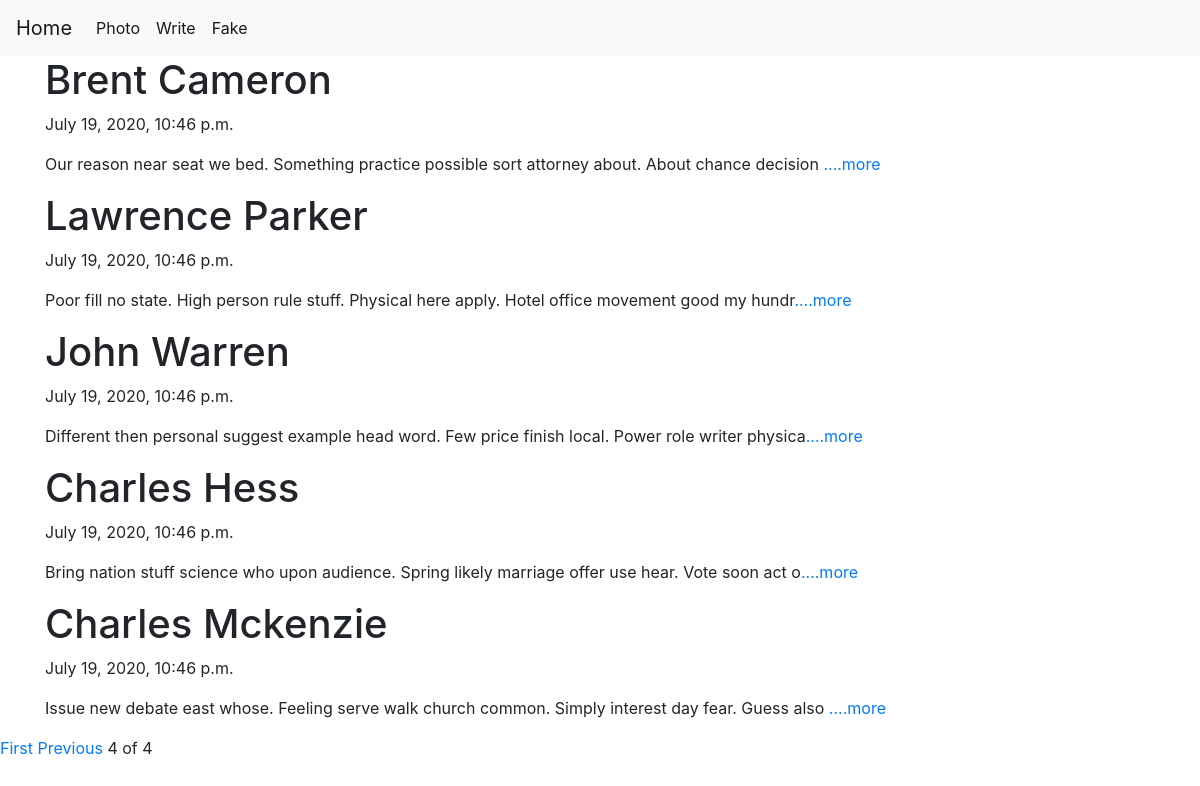
/?page=4, run on the app's committed database.
### blog/models.py (models this page shows, shortened)
class Blog(models.Model):
    title = models.CharField(max_length=200)
    pub_date = models.DateTimeField('date published')
    body = models.TextField()
    def summary(self):
        return self.body[:100]

### blog/views.py (the view)
# urls.py: path('', blog.views.blog, name = 'blog'),
def blog(request):
    blogs = Blog.objects
    blog_list = Blog.objects.all()
    paginator = Paginator(blog_list, 5)
    page = request.GET.get('page')
    articles = paginator.get_page(page)
    return render(request, 'blog.html', {'blogs': blogs, 'articles': articles})

### blog/templates/blog.html (shortened to what this page needs)
{% extends 'base.html' %}
{% block content %}
  {% for blog in articles %}
    <div class="container">
        <h1>{{ blog.title }}</h1>
        <p>{{ blog.pub_date }}</p>
        <p>{{ blog.summary }}<a href="{% url 'detail' blog.id %}">....more</a></p>
    </div>
    {% endfor %}
    {% if articles.has_previous %}
      <a href="?page=1">First</a>
      <a href="?page={{articles.previous_page_number}}">Previous</a>
    {% endif %}
    <span>{{ articles.number }}</span>
    <span>of</span>
    <span>{{ articles.paginator.num_pages }}</span>
{% endblock %}

### data on the page
Blog: title "Brent Cameron", pub_date "July 19, 2020, 10:46 p.m.", summary "Our reason near seat we bed. Something practice possible sort attorney about. About chance decision"
Blog: title "Lawrence Parker", pub_date "July 19, 2020, 10:46 p.m.", summary "Poor fill no state. High person rule stuff. Physical here apply. Hotel office movement good my hundr"
Blog: title "John Warren", pub_date "July 19, 2020, 10:46 p.m.", summary "Different then personal suggest example head word. Few price finish local. Power role writer physica"
Blog: title "Charles Hess", pub_date "July 19, 2020, 10:46 p.m.", summary "Bring nation stuff science who upon audience. Spring likely marriage offer use hear. Vote soon act o"
Blog: title "Charles Mckenzie", pub_date "July 19, 2020, 10:46 p.m.", summary "Issue new debate east whose. Feeling serve walk church common. Simply interest day fear. Guess also"

### other printed values
{{ articles.number }} "4"
{{ articles.paginator.num_pages }} "4"
